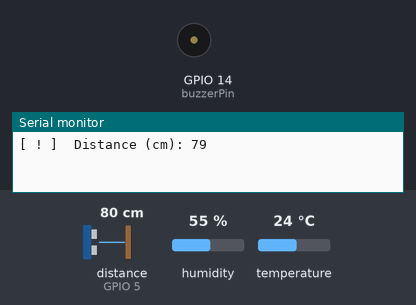
This sketch was run on a simulated ESP8266 (NodeMCU). Shown: buzzer (waves = sounding), the last lines printed to the serial monitor. Wiring (inferred from the names in the program): ultrasonic range finder: trigger GPIO 16; echo GPIO 5. The test bench sets the inputs (shaded band); at power-on: distance to the obstacle (sensor on GPIO 5) 80 cm, humidity 55 %, temperature 24 °C. The echo pulse lasts 58.3 µs per cm; WiFi joins after 1.5 s; servers stay silent unless stated.

Above: at 2.68 s.
3.1 s: distance to the obstacle (sensor on GPIO 5) set to 12 cm
6.6 s: distance to the obstacle (sensor on GPIO 5) set to 9 cm
At 6.6 s:
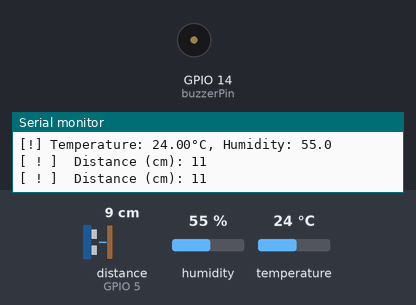
8.1 s: distance to the obstacle (sensor on GPIO 5) set to 18 cm
At 8.22 s:
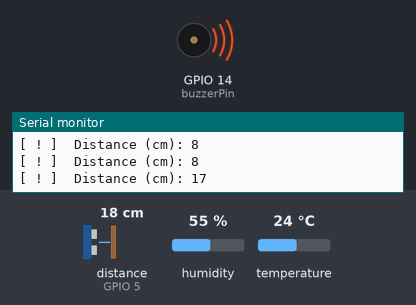
11.6 s: distance to the obstacle (sensor on GPIO 5) set to 2 cm
At 11.75 s:
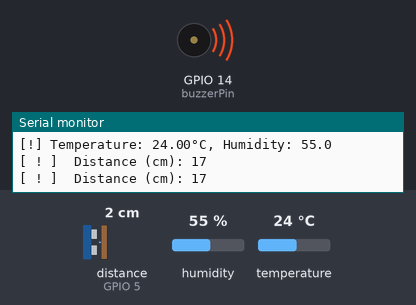
Timing chart, 0 to 14.1 s (numbered marks = the images above; inputs shaded):
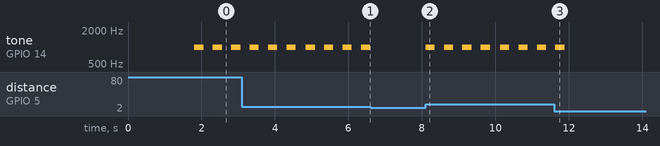

Measured:
- the behaviour switches between 11 and 10 cm on distance to the obstacle (sensor on GPIO 5) (found by bisection; images 0 and 1)
- after the input at 6.6 s, tone on GPIO 14 (buzzerPin): stops changing and stays silent
- after the input at 8.1 s, tone on GPIO 14 (buzzerPin): alternates 1000 Hz for 0.25 s and silent for 0.25 s, starting at once
- after the input at 11.6 s, tone on GPIO 14 (buzzerPin): goes on until 11.9 s, then stays silent
- by itself, tone on GPIO 14 (buzzerPin): alternates 1000 Hz for 0.25 s and silent for 0.25 s

The sketch:

smartguard.ino
```cpp
//SmartGuard-System
/*
  SmartGuard: Integrated Intruder Detection and Environmental Monitoring System

  Description:
  This Arduino sketch integrates temperature and humidity monitoring with intruder detection
  using an ESP8266 microcontroller. It communicates sensor data to the Blynk app for real-time
  monitoring and sends alerts via email and the Blynk app and using a buzzer.

  Hardware:
  - DHT11: Temperature and Humidity Sensor
  - HC-SR04: Ultrasonic Sensor for Intruder Detection
  - ESP8266: Wi-Fi Microcontroller
  - Buzzer: For Audible Alerts

  Dependencies:
  - ESP8266 library
  - BlynkSimpleEsp8266 library
  - DHT library

  Author: faiizii
  Date: 2024-06-25
*/

// Define Blynk credentials for the combined system
#define BLYNK_TEMPLATE_ID "YOUR BLYNK TEMPLATE ID"
#define BLYNK_TEMPLATE_NAME "YOUR BLYNK TEMPLATE NAME"
#define BLYNK_AUTH_TOKEN "YOUR BLYNK AUTH TOKEN"

// Include necessary libraries for Wi-Fi, Blynk, and DHT sensor
#include <ESP8266WiFi.h>
#include <BlynkSimpleEsp8266.h>
#include <DHT.h>

// Define output stream for serial communication
#define BLYNK_PRINT Serial

// Define constants for DHT sensor pin and type
#define DHTPIN 2
#define DHTTYPE DHT11

// Define constants for ultrasonic sensor pins and sound velocity
#define trigPin 16
#define echoPin 5
#define SOUND_VELOCITY 0.034

// Define buzzer pin (adjust based on your connection)
#define buzzerPin 14


// Define buzzer frequency (adjust for desired beep sound)
int buzzerFreq = 1000;
// Declare variables for ultrasonic sensor measurements (use with caution if modifying other code)
long duration;
int distanceCm;

// Define Wi-Fi network credentials (SSID and password)
char ssid[] = "WIFI NAME";
char pass[] = "PASSWORD";

// Create a DHT sensor object
DHT dht(DHTPIN, DHTTYPE);

// Create a Blynk timer object
BlynkTimer timer;

// Function to send sensor data monitoring temperature and humidity from the DHT sensor
void sendSensorData() {
  // Read temperature and humidity from the DHT sensor
  float h = dht.readHumidity();
  float t = dht.readTemperature(); // or dht.readTemperature(true) for Fahrenheit

  // Check for sensor reading errors
  if (isnan(h) || isnan(t)) {
    Serial.println("[!] Failed to read from DHT sensor [!]");
    return;
  }

  // Print temperature reading to serial monitor
  Serial.println(t);

  // Send humidity and temperature values to Blynk virtual pins (assuming V6 and V5)
  Blynk.virtualWrite(V6, h);
  Blynk.virtualWrite(V5, t);

  // Print temperature and humidity with formatting to serial monitor
  Serial.print("[!] Temperature: ");
  Serial.print(t);
  Serial.print("°C, Humidity: ");
  Serial.println(h, 1); // Print humidity with 1 decimal place

  // Trigger temperature alert if temperature exceeds 20°C
  if (t > 20) {
    String alertMessage = "[ ! ]  Temperature alert: ";
    alertMessage += String(t);
    alertMessage += "°C (above 20°C) and Humidity: ";
    alertMessage += String(h, 1);
    alertMessage += "%";
    alertMessage += " :)";

    Blynk.logEvent("temp_alert", alertMessage.c_str());
  }
}

// Function to measure and send ultrasonic sensor data
void measureUltrasonicDistance() {
  // Set trigger pin to LOW for 2 microseconds
  digitalWrite(trigPin, LOW);
  delayMicroseconds(2);

  // Set trigger pin to HIGH for 10 microseconds
  digitalWrite(trigPin, HIGH);
  delayMicroseconds(10);
  digitalWrite(trigPin, LOW);

  // Measure pulse duration from echo pin (sound wave travel time)
  duration = pulseIn(echoPin, HIGH);

  // Calculate distance using sound velocity
  distanceCm = duration * SOUND_VELOCITY / 2;

  // Send distance measurement to Blynk virtual pin (assuming V1)
  Blynk.virtualWrite(V1, distanceCm);

  // Print distance measurement to serial monitor
  Serial.print("[ ! ]  Distance (cm): ");
  Serial.println(distanceCm);

  // Trigger intruder alert if distance is less than or equal to 10 cm
  if (distanceCm >= 10) {
    Blynk.logEvent("intruder_alert", "[ ! ] Intruder Detected be Alert [ ! ]");

    // Generate two beeps with a short pause in between
    for (int i = 0; i < 2; i++) {
      tone(buzzerPin, buzzerFreq);
      delay(250); // Adjust delay for beep duration
      noTone(buzzerPin);
      delay(250); // Adjust delay for pause between beeps
    }
  }
}

// Setup function to initialize communication and sensors
void setup() {
  // Start serial communication for debugging purposes
  Serial.begin(115200);

  // Connect to Blynk using the combined Blynk token, SSID, and password
  Blynk.begin(BLYNK_AUTH_TOKEN, ssid, pass);
  dht.begin();
  timer.setInterval(2500L, sendSensorData);
  pinMode(trigPin, OUTPUT);
  pinMode(echoPin, INPUT);
  }

void loop() {
  Blynk.run();
  timer.run();
  measureUltrasonicDistance();
  }

//SmartGuard-System
//(c) faiizii
```
